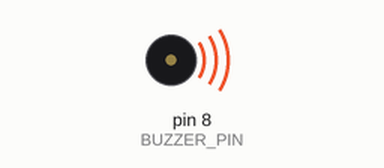
This sketch was run on a simulated Arduino Uno, built with avr-gcc and run on an emulated ATmega328P. Parts: buzzer (waves = sounding).

Above: at 2.3 s.
At 3.6 s:
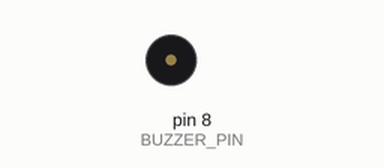
Timing chart, 0 to 6.0 s (numbered marks = the images above):
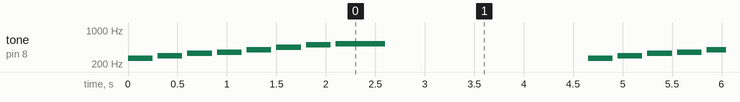

Measured:
- by itself, tone on pin 8 (BUZZER_PIN): repeats every 4.7 s: silent 0.05 s, 294 Hz 0.25 s, silent 0.05 s, 330 Hz 0.25 s, silent 0.05 s, 349 Hz 0.25 s, silent 0.05 s, 392 Hz 0.25 s, silent 0.05 s, 440 Hz 0.25 s, silent 0.05 s, 494 Hz 0.25 s, silent 0.05 s, 523 Hz 0.50 s, silent 2.1 s, 262 Hz 0.25 s

The sketch:

Buzzer_03_melodia_semplice.ino
```cpp
/**
 * \Buzzer_03_melodia_semplice
 *
 * Questo sketch suona una semplice melodia utilizzando un buzzer.
 * Il buzzer è collegato al pin digitale 8.
 *
 * https://wokwi.com/projects/425933995361295361
 * https://github.com/filippo-bilardo/ROBOTICA/blob/main/Buzzer/README.md
 *
 * variante con codice ad oggetti
 * https://wokwi.com/projects/389619172949739521
 *
 * @author Fippo Bilardo
 * @version 1.0  20/03/25 - Versione iniziale
 */
const int BUZZER_PIN = 8;

// Definizione delle note (frequenze in Hz)
#define NOTE_C4  262
#define NOTE_D4  294
#define NOTE_E4  330
#define NOTE_F4  349
#define NOTE_G4  392
#define NOTE_A4  440
#define NOTE_B4  494
#define NOTE_C5  523

// Melodia: Array di note
int melody[] = {NOTE_C4, NOTE_D4, NOTE_E4, NOTE_F4, NOTE_G4, NOTE_A4, NOTE_B4, NOTE_C5};

// Durata delle note (in ms)
int noteDurations[] = {250, 250, 250, 250, 250, 250, 250, 500};

void setup() {
  pinMode(BUZZER_PIN, OUTPUT);
}

void loop() {
  // Riproduci una volta la melodia
  for (int i = 0; i < 8; i++) {
    tone(BUZZER_PIN, melody[i]);
    delay(noteDurations[i]);
    noTone(BUZZER_PIN);
    delay(50);  // Breve pausa tra le note
  }

  delay(2000);  // Pausa prima di ripetere
}
```
